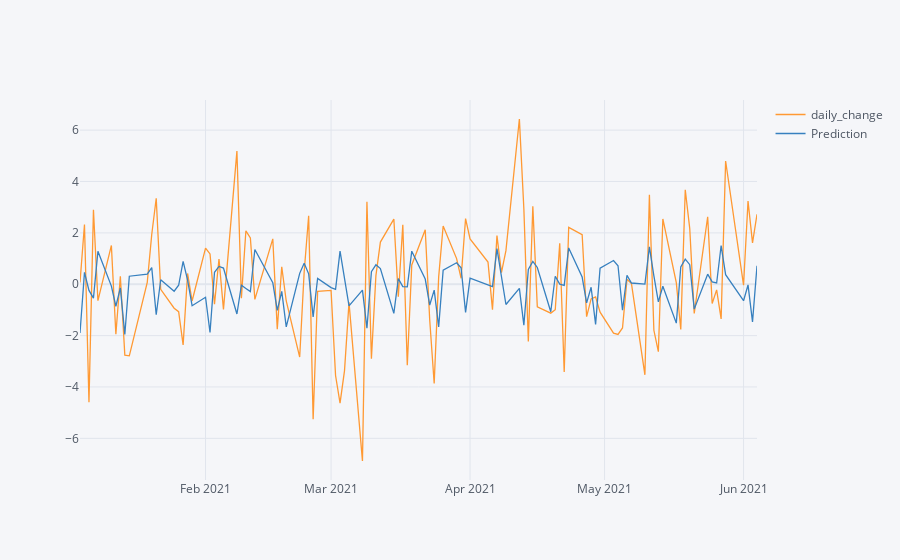

Here is the notebook cell this chart was saved with:
### Code cell
future_forecast = pd.DataFrame(future_forecast,index = test.index,columns=['Prediction'])
pd.concat([test,future_forecast],axis=1).iplot()
